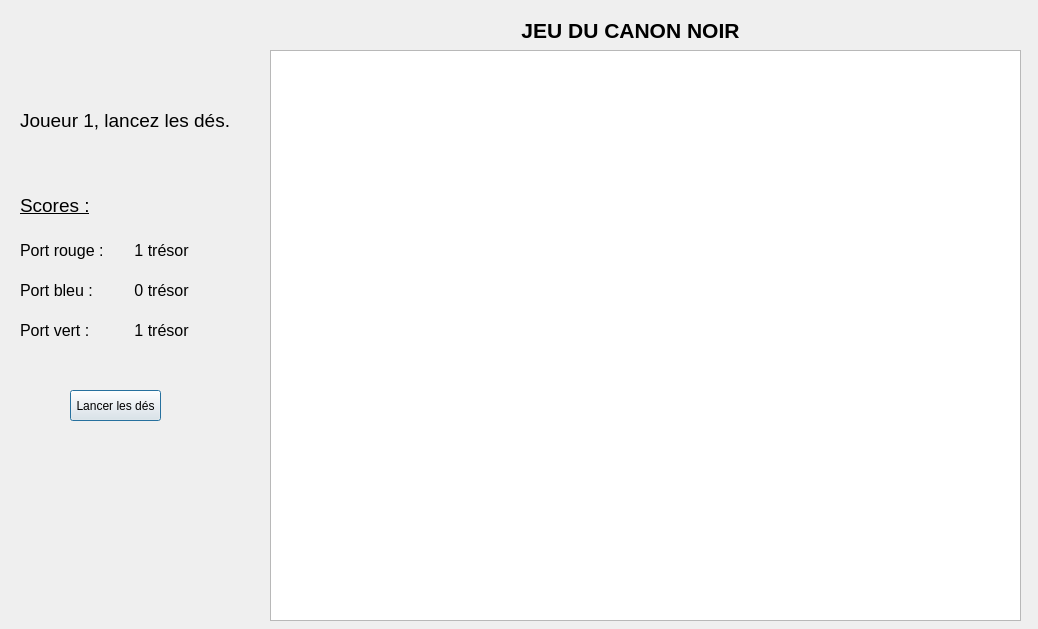
<?xml version="1.0" encoding="UTF-8"?>
<ui version="4.0">
 <class>Dialog</class>
 <widget class="QDialog" name="Dialog">
  <property name="geometry">
   <rect>
    <x>0</x>
    <y>0</y>
    <width>1038</width>
    <height>629</height>
   </rect>
  </property>
  <property name="windowTitle">
   <string>Dialog</string>
  </property>
  <widget class="QTextBrowser" name="textBrowser_2">
   <property name="geometry">
    <rect>
     <x>270</x>
     <y>50</y>
     <width>751</width>
     <height>571</height>
    </rect>
   </property>
  </widget>
  <widget class="QLabel" name="label_2">
   <property name="geometry">
    <rect>
     <x>500</x>
     <y>10</y>
     <width>261</width>
     <height>41</height>
    </rect>
   </property>
   <property name="text">
    <string>&lt;!DOCTYPE HTML PUBLIC &quot;-//W3C//DTD HTML 4.0//EN&quot; &quot;http://www.w3.org/TR/REC-html40/strict.dtd&quot;&gt;
&lt;html&gt;&lt;head&gt;&lt;meta name=&quot;qrichtext&quot; content=&quot;1&quot; /&gt;&lt;style type=&quot;text/css&quot;&gt;
p, li { white-space: pre-wrap; }
&lt;/style&gt;&lt;/head&gt;&lt;body style=&quot; font-family:'MS Shell Dlg 2'; font-size:8.25pt; font-weight:400; font-style:normal;&quot;&gt;
&lt;p align=&quot;center&quot; style=&quot; margin-top:0px; margin-bottom:0px; margin-left:0px; margin-right:0px; -qt-block-indent:0; text-indent:0px;&quot;&gt;&lt;span style=&quot; font-size:16pt; font-weight:600;&quot;&gt;JEU DU CANON NOIR&lt;/span&gt;&lt;/p&gt;&lt;/body&gt;&lt;/html&gt;</string>
   </property>
  </widget>
  <widget class="QLabel" name="label">
   <property name="geometry">
    <rect>
     <x>20</x>
     <y>90</y>
     <width>211</width>
     <height>61</height>
    </rect>
   </property>
   <property name="text">
    <string>&lt;!DOCTYPE HTML PUBLIC &quot;-//W3C//DTD HTML 4.0//EN&quot; &quot;http://www.w3.org/TR/REC-html40/strict.dtd&quot;&gt;
&lt;html&gt;&lt;head&gt;&lt;meta name=&quot;qrichtext&quot; content=&quot;1&quot; /&gt;&lt;style type=&quot;text/css&quot;&gt;
p, li { white-space: pre-wrap; }
&lt;/style&gt;&lt;/head&gt;&lt;body style=&quot; font-family:'MS Shell Dlg 2'; font-size:8.25pt; font-weight:400; font-style:normal;&quot;&gt;
&lt;p style=&quot; margin-top:0px; margin-bottom:0px; margin-left:0px; margin-right:0px; -qt-block-indent:0; text-indent:0px;&quot;&gt;&lt;span style=&quot; font-size:14pt;&quot;&gt;Joueur 1, lancez les dés.&lt;/span&gt;&lt;/p&gt;&lt;/body&gt;&lt;/html&gt;</string>
   </property>
  </widget>
  <widget class="QLabel" name="label_3">
   <property name="geometry">
    <rect>
     <x>20</x>
     <y>190</y>
     <width>71</width>
     <height>31</height>
    </rect>
   </property>
   <property name="text">
    <string>&lt;!DOCTYPE HTML PUBLIC &quot;-//W3C//DTD HTML 4.0//EN&quot; &quot;http://www.w3.org/TR/REC-html40/strict.dtd&quot;&gt;
&lt;html&gt;&lt;head&gt;&lt;meta name=&quot;qrichtext&quot; content=&quot;1&quot; /&gt;&lt;style type=&quot;text/css&quot;&gt;
p, li { white-space: pre-wrap; }
&lt;/style&gt;&lt;/head&gt;&lt;body style=&quot; font-family:'MS Shell Dlg 2'; font-size:8.25pt; font-weight:400; font-style:normal;&quot;&gt;
&lt;p style=&quot; margin-top:0px; margin-bottom:0px; margin-left:0px; margin-right:0px; -qt-block-indent:0; text-indent:0px;&quot;&gt;&lt;span style=&quot; font-size:14pt; text-decoration: underline;&quot;&gt;Scores :&lt;/span&gt;&lt;/p&gt;&lt;/body&gt;&lt;/html&gt;</string>
   </property>
  </widget>
  <widget class="QLabel" name="label_4">
   <property name="geometry">
    <rect>
     <x>20</x>
     <y>230</y>
     <width>91</width>
     <height>41</height>
    </rect>
   </property>
   <property name="text">
    <string>&lt;!DOCTYPE HTML PUBLIC &quot;-//W3C//DTD HTML 4.0//EN&quot; &quot;http://www.w3.org/TR/REC-html40/strict.dtd&quot;&gt;
&lt;html&gt;&lt;head&gt;&lt;meta name=&quot;qrichtext&quot; content=&quot;1&quot; /&gt;&lt;style type=&quot;text/css&quot;&gt;
p, li { white-space: pre-wrap; }
&lt;/style&gt;&lt;/head&gt;&lt;body style=&quot; font-family:'MS Shell Dlg 2'; font-size:8.25pt; font-weight:400; font-style:normal;&quot;&gt;
&lt;p style=&quot; margin-top:0px; margin-bottom:0px; margin-left:0px; margin-right:0px; -qt-block-indent:0; text-indent:0px;&quot;&gt;&lt;span style=&quot; font-size:12pt;&quot;&gt;Port rouge :&lt;/span&gt;&lt;/p&gt;&lt;/body&gt;&lt;/html&gt;</string>
   </property>
  </widget>
  <widget class="QLabel" name="label_5">
   <property name="geometry">
    <rect>
     <x>20</x>
     <y>270</y>
     <width>81</width>
     <height>41</height>
    </rect>
   </property>
   <property name="text">
    <string>&lt;!DOCTYPE HTML PUBLIC &quot;-//W3C//DTD HTML 4.0//EN&quot; &quot;http://www.w3.org/TR/REC-html40/strict.dtd&quot;&gt;
&lt;html&gt;&lt;head&gt;&lt;meta name=&quot;qrichtext&quot; content=&quot;1&quot; /&gt;&lt;style type=&quot;text/css&quot;&gt;
p, li { white-space: pre-wrap; }
&lt;/style&gt;&lt;/head&gt;&lt;body style=&quot; font-family:'MS Shell Dlg 2'; font-size:8.25pt; font-weight:400; font-style:normal;&quot;&gt;
&lt;p style=&quot; margin-top:0px; margin-bottom:0px; margin-left:0px; margin-right:0px; -qt-block-indent:0; text-indent:0px;&quot;&gt;&lt;span style=&quot; font-size:12pt;&quot;&gt;Port bleu :&lt;/span&gt;&lt;/p&gt;&lt;/body&gt;&lt;/html&gt;</string>
   </property>
  </widget>
  <widget class="QLabel" name="label_6">
   <property name="geometry">
    <rect>
     <x>20</x>
     <y>310</y>
     <width>81</width>
     <height>41</height>
    </rect>
   </property>
   <property name="text">
    <string>&lt;!DOCTYPE HTML PUBLIC &quot;-//W3C//DTD HTML 4.0//EN&quot; &quot;http://www.w3.org/TR/REC-html40/strict.dtd&quot;&gt;
&lt;html&gt;&lt;head&gt;&lt;meta name=&quot;qrichtext&quot; content=&quot;1&quot; /&gt;&lt;style type=&quot;text/css&quot;&gt;
p, li { white-space: pre-wrap; }
&lt;/style&gt;&lt;/head&gt;&lt;body style=&quot; font-family:'MS Shell Dlg 2'; font-size:8.25pt; font-weight:400; font-style:normal;&quot;&gt;
&lt;p style=&quot; margin-top:0px; margin-bottom:0px; margin-left:0px; margin-right:0px; -qt-block-indent:0; text-indent:0px;&quot;&gt;&lt;span style=&quot; font-size:12pt;&quot;&gt;Port vert :&lt;/span&gt;&lt;/p&gt;&lt;/body&gt;&lt;/html&gt;</string>
   </property>
  </widget>
  <widget class="QPushButton" name="pushButton">
   <property name="geometry">
    <rect>
     <x>70</x>
     <y>390</y>
     <width>91</width>
     <height>31</height>
    </rect>
   </property>
   <property name="text">
    <string>Lancer les dés</string>
   </property>
  </widget>
  <widget class="QLabel" name="label_7">
   <property name="geometry">
    <rect>
     <x>130</x>
     <y>230</y>
     <width>91</width>
     <height>41</height>
    </rect>
   </property>
   <property name="text">
    <string>&lt;!DOCTYPE HTML PUBLIC &quot;-//W3C//DTD HTML 4.0//EN&quot; &quot;http://www.w3.org/TR/REC-html40/strict.dtd&quot;&gt;
&lt;html&gt;&lt;head&gt;&lt;meta name=&quot;qrichtext&quot; content=&quot;1&quot; /&gt;&lt;style type=&quot;text/css&quot;&gt;
p, li { white-space: pre-wrap; }
&lt;/style&gt;&lt;/head&gt;&lt;body style=&quot; font-family:'MS Shell Dlg 2'; font-size:8.25pt; font-weight:400; font-style:normal;&quot;&gt;
&lt;p style=&quot; margin-top:0px; margin-bottom:0px; margin-left:0px; margin-right:0px; -qt-block-indent:0; text-indent:0px;&quot;&gt;&lt;span style=&quot; font-size:12pt;&quot;&gt; 1 trésor&lt;/span&gt;&lt;/p&gt;&lt;/body&gt;&lt;/html&gt;</string>
   </property>
  </widget>
  <widget class="QLabel" name="label_8">
   <property name="geometry">
    <rect>
     <x>130</x>
     <y>270</y>
     <width>91</width>
     <height>41</height>
    </rect>
   </property>
   <property name="text">
    <string>&lt;!DOCTYPE HTML PUBLIC &quot;-//W3C//DTD HTML 4.0//EN&quot; &quot;http://www.w3.org/TR/REC-html40/strict.dtd&quot;&gt;
&lt;html&gt;&lt;head&gt;&lt;meta name=&quot;qrichtext&quot; content=&quot;1&quot; /&gt;&lt;style type=&quot;text/css&quot;&gt;
p, li { white-space: pre-wrap; }
&lt;/style&gt;&lt;/head&gt;&lt;body style=&quot; font-family:'MS Shell Dlg 2'; font-size:8.25pt; font-weight:400; font-style:normal;&quot;&gt;
&lt;p style=&quot; margin-top:0px; margin-bottom:0px; margin-left:0px; margin-right:0px; -qt-block-indent:0; text-indent:0px;&quot;&gt;&lt;span style=&quot; font-size:12pt;&quot;&gt; 0 trésor&lt;/span&gt;&lt;/p&gt;&lt;/body&gt;&lt;/html&gt;</string>
   </property>
  </widget>
  <widget class="QLabel" name="label_9">
   <property name="geometry">
    <rect>
     <x>130</x>
     <y>310</y>
     <width>91</width>
     <height>41</height>
    </rect>
   </property>
   <property name="text">
    <string>&lt;!DOCTYPE HTML PUBLIC &quot;-//W3C//DTD HTML 4.0//EN&quot; &quot;http://www.w3.org/TR/REC-html40/strict.dtd&quot;&gt;
&lt;html&gt;&lt;head&gt;&lt;meta name=&quot;qrichtext&quot; content=&quot;1&quot; /&gt;&lt;style type=&quot;text/css&quot;&gt;
p, li { white-space: pre-wrap; }
&lt;/style&gt;&lt;/head&gt;&lt;body style=&quot; font-family:'MS Shell Dlg 2'; font-size:8.25pt; font-weight:400; font-style:normal;&quot;&gt;
&lt;p style=&quot; margin-top:0px; margin-bottom:0px; margin-left:0px; margin-right:0px; -qt-block-indent:0; text-indent:0px;&quot;&gt;&lt;span style=&quot; font-size:12pt;&quot;&gt; 1 trésor&lt;/span&gt;&lt;/p&gt;&lt;/body&gt;&lt;/html&gt;</string>
   </property>
  </widget>
 </widget>
 <resources/>
 <connections/>
</ui>
